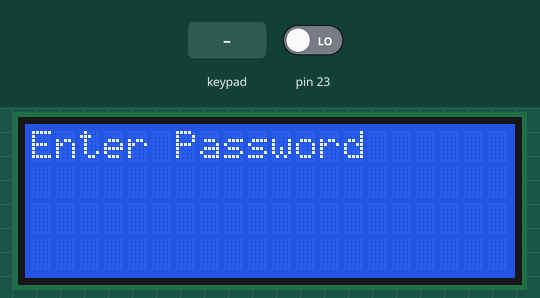
Simulated run of this sketch. Board: Arduino Uno, built with avr-gcc and run on an emulated ATmega328P. Shown: 20×4 character LCD. Inputs (shaded band) come from the test bench; at power-on: pin 23 LOW.

Above: at 1.2 s.
1.3 s: keypad keys 1 3 9 7 2 2 # pressed 0.4 s apart
At 5.7 s:
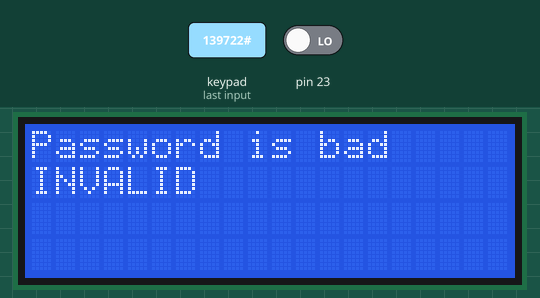
7.1 s: key '*' pressed
At 8.1 s:
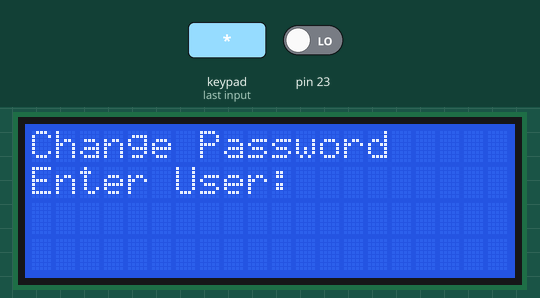
8.6 s: keypad keys 0 0 0 1 2 3 # pressed 0.4 s apart
At 11.5 s:
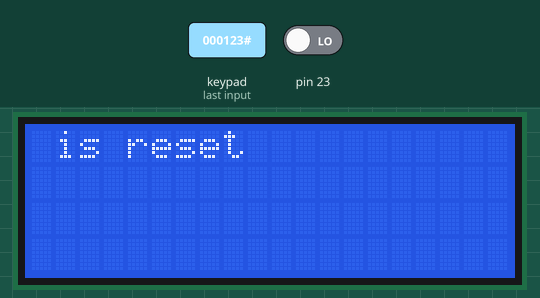
12.9 s: keypad keys 2 3 4 5 * pressed 0.4 s apart
At 16.7 s:
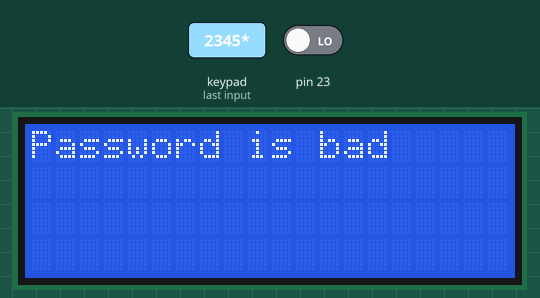
17.9 s: key '3' pressed
At 20.3 s:
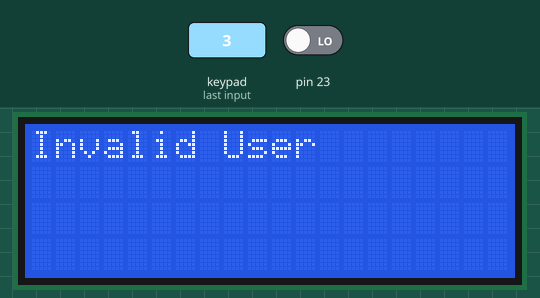
20.9 s: keypad keys 0 0 0 1 2 3 * pressed 0.4 s apart
At 24.1 s:
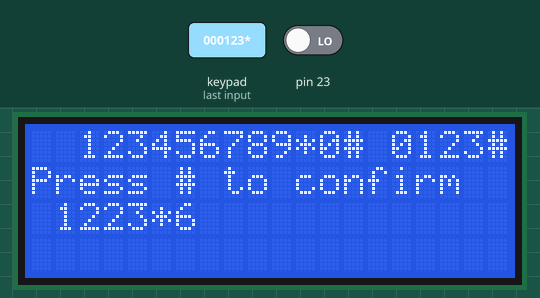
Timing chart, 0 to 25.6 s (numbered marks = the images above; inputs shaded):
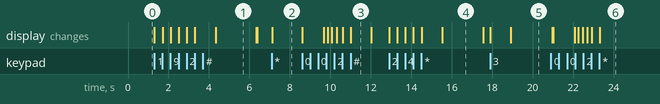

Measured:
- after the input at 1.3 s, the display: first changes at once (image 1 shows a later state)
- after the input at 7.1 s, the display: changes at once (image 2)
- after the input at 8.6 s, the display: first changes at once (image 3 shows a later state)
- after the input at 12.9 s, the display: first changes at once (image 4 shows a later state)
- after the input at 17.9 s, the display: first changes at once (image 5 shows a later state)
- after the input at 20.9 s, the display: first differs from a run without the input after 0.11 s (image 6 shows a later state)
- what the display in image 1 shows lasts 2.0 s, from 4.3 s to 6.3 s

The sketch:

password_test2.ino.ino
```cpp
#include <Keypad.h>
#include <Wire.h>
#include <LiquidCrystal_I2C.h>

LiquidCrystal_I2C lcd(0x20,20,4);
char Data[20]; // 20 is the number of chars it can hold
const byte Usercount = 3;

char Master[2][7] = {
  "123456",
  "000123"
};

char * User[Usercount] = {
  "Master","Andrew","INVALID"};

byte currentCommand = 0;
byte MasterCount = 6;
byte good_Count = 0;

int user = 0;
bool Password_is_good, User_is_good;
char customKey;

const byte ROWS = 4;
const byte COLS = 3;

char keys[ROWS][COLS] = {
  {'1','2','3'},
  {'4','5','6'},
  {'7','8','9'},
  {'*','0','#'}
};
byte rowPins[ROWS] = {2,3,4,5}; //connect to the row pinouts of the keypad
byte colPins[COLS] = {10,9,8}; //connect to the column pinouts of the keypad

//initialize an instance of class NewKeypad
Keypad customKeypad = Keypad( makeKeymap(keys), rowPins, colPins, ROWS, COLS);

void setup()
{
  lcd.init();                      // initialize the lcd
  lcd.backlight();
}

void loop()
{
  lcd.setCursor(0,0);
  lcd.print("Enter Password");
  customKey = customKeypad.getKey();
  if (customKey)
  {
    Data[currentCommand] = customKey;
    lcd.setCursor(currentCommand,1);
    lcd.print(Data[currentCommand]);
    currentCommand++;
  }

  if(currentCommand == MasterCount)
  {
    delay(1000);
    while(user != 2)
    {
      for(int count = 0; count < MasterCount; count++)
      {
        if(Data[count] == Master[user][count])
        {
          good_Count++;
        }
      }
      if(good_Count == MasterCount)
      {
        good_Count = 0;
        Password_is_good = true;
        break;
      }
      else
      {
        good_Count = 0;
        user++;
        Password_is_good = false;
      }
    }

    lcd.setCursor(0,0);
    if(Password_is_good)
    {
      lcd.clear();
      Serial.print("Password is good");
      lcd.setCursor(0,1);
      Serial.print(User[user]);
      delay(2000);
      user = 0;
      lcd.clear();
      clearData();
    }
    else
    {
      lcd.clear();
      lcd.print("Password is bad");
      lcd.setCursor(0,1);
      lcd.print(User[user]);
      delay(2000);
      user = 0;
      lcd.clear();
      clearData();
    }
  }
  if(customKey == '*')
  {
    lcd.clear();
    clearData();
    while(User_is_good != true)
    {
      lcd.setCursor(0,0);
      lcd.print("Change Password");
      lcd.setCursor(0,1);
      lcd.print("Enter User: ");
      user = customKeypad.getKey();
      if(user)
      {
        user -= '0'; // convert from char to int
        lcd.print(user);
        if(user < Usercount)
        { // if within number of users
          delay(1000);
          User_is_good = true; //gets out of while loop
          user -= 1; // ENTER: 1 = master, 2 = user, but the array is 0 for master and 1 for user. This makes it so.
          lcd.clear();
        }
        else
        {
          delay(1000);
          lcd.clear();
          lcd.print("Invalid User");
          delay(2000);
          lcd.clear();
        }
      }
    }
    User_is_good = false;// stays in while loop
    while(customKey != '#')
    {
      lcd.setCursor(0,0);
      lcd.print(User[user]); // prints out the user
      lcd.setCursor(0,1);
      lcd.print("Press # to confirm");
      customKey = customKeypad.getKey();
      if (customKey)
      {
        Master[user][currentCommand] = customKey;
        lcd.setCursor(currentCommand,2);
        lcd.print(Master[user][currentCommand]);
        MasterCount = currentCommand;
        currentCommand++;
      }
    }
    if(customKey == '#') // press # to store new passwrd for user
    {
      lcd.clear();
      lcd.setCursor(0,0);
      lcd.print(User[user]);
      lcd.print(" is reset");
      delay(1000);
      clearData();
      lcd.clear();
    }
  }
}

void clearData()
{
  user=0;
  while(currentCommand != 0)
  {   // This can be used for any array size,
    Data[currentCommand--] = 0; //clear for new data
  }
  return;
}
```
